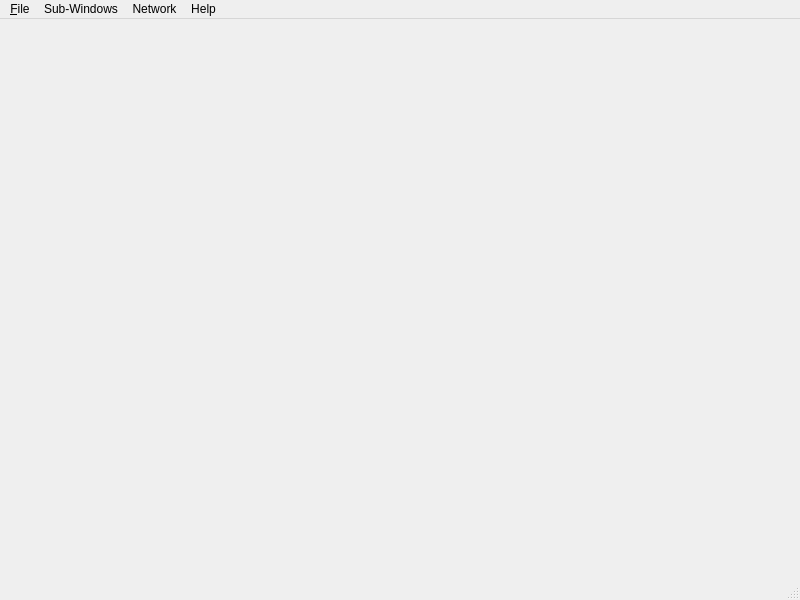
<?xml version="1.0" encoding="UTF-8"?>
<ui version="4.0">
 <class>MainWindow</class>
 <widget class="QMainWindow" name="MainWindow">
  <property name="geometry">
   <rect>
    <x>0</x>
    <y>0</y>
    <width>800</width>
    <height>600</height>
   </rect>
  </property>
  <property name="windowTitle">
   <string>MainWindow</string>
  </property>
  <widget class="QWidget" name="centralwidget"/>
  <widget class="QMenuBar" name="menubar">
   <property name="geometry">
    <rect>
     <x>0</x>
     <y>0</y>
     <width>800</width>
     <height>22</height>
    </rect>
   </property>
   <widget class="QMenu" name="menu_File">
    <property name="title">
     <string>&amp;File</string>
    </property>
    <widget class="QMenu" name="menu_New">
     <property name="title">
      <string>&amp;New</string>
     </property>
     <addaction name="m_newMapAction"/>
     <addaction name="m_newChatAction"/>
     <addaction name="m_newNoteAction"/>
    </widget>
    <widget class="QMenu" name="menu_Open">
     <property name="title">
      <string>&amp;Open</string>
     </property>
     <addaction name="m_openMapAction"/>
     <addaction name="m_openPictureAction"/>
     <addaction name="m_openOnlinePictureAction"/>
     <addaction name="m_openNoteAction"/>
     <addaction name="m_openStoryAction"/>
    </widget>
    <widget class="QMenu" name="m_recentFileMenu">
     <property name="title">
      <string>Recent Files</string>
     </property>
    </widget>
    <addaction name="menu_New"/>
    <addaction name="menu_Open"/>
    <addaction name="m_recentFileMenu"/>
    <addaction name="separator"/>
    <addaction name="m_saveAction"/>
    <addaction name="m_saveAsAction"/>
    <addaction name="m_saveAllAction"/>
    <addaction name="m_saveScenarioAction"/>
    <addaction name="separator"/>
    <addaction name="m_closeAction"/>
    <addaction name="separator"/>
    <addaction name="m_preferencesAction"/>
    <addaction name="separator"/>
    <addaction name="m_quitAction"/>
   </widget>
   <widget class="QMenu" name="m_menuSubWindows">
    <property name="title">
     <string>Sub-Windows</string>
    </property>
    <widget class="QMenu" name="menuReorganize">
     <property name="title">
      <string>Reorganize</string>
     </property>
     <addaction name="m_tabViewAction"/>
     <addaction name="m_cascadeViewAction"/>
     <addaction name="m_tileViewAction"/>
    </widget>
    <widget class="QMenu" name="menuMap">
     <property name="title">
      <string>Map</string>
     </property>
     <addaction name="m_showPcNameAction"/>
     <addaction name="m_showNpcNameAction"/>
     <addaction name="m_showNpcNumberAction"/>
    </widget>
    <addaction name="menuReorganize"/>
    <addaction name="separator"/>
    <addaction name="menuMap"/>
    <addaction name="separator"/>
    <addaction name="m_showMinutesEditorAction"/>
   </widget>
   <widget class="QMenu" name="menuNetwork">
    <property name="title">
     <string>Network</string>
    </property>
    <addaction name="m_connectionAction"/>
    <addaction name="m_disconnectAction"/>
   </widget>
   <widget class="QMenu" name="menuHelp">
    <property name="title">
     <string>Help</string>
    </property>
    <addaction name="m_onlineHelpAction"/>
    <addaction name="separator"/>
    <addaction name="m_aboutAction"/>
   </widget>
   <addaction name="menu_File"/>
   <addaction name="m_menuSubWindows"/>
   <addaction name="menuNetwork"/>
   <addaction name="menuHelp"/>
  </widget>
  <widget class="QStatusBar" name="statusbar"/>
  <action name="m_saveAction">
   <property name="icon">
    <iconset theme="QStyle::SP_FileIcon">
     <normaloff/>
    </iconset>
   </property>
   <property name="text">
    <string>Save</string>
   </property>
   <property name="shortcut">
    <string>Ctrl+S</string>
   </property>
  </action>
  <action name="m_saveAsAction">
   <property name="icon">
    <iconset theme="QStyle::SP_FileIcon">
     <normaloff/>
    </iconset>
   </property>
   <property name="text">
    <string>Save as</string>
   </property>
   <property name="shortcut">
    <string>Ctrl+Shift+S</string>
   </property>
  </action>
  <action name="m_saveAllAction">
   <property name="text">
    <string>Save All</string>
   </property>
   <property name="shortcut">
    <string>Ctrl+Shift+A</string>
   </property>
  </action>
  <action name="m_saveScenarioAction">
   <property name="icon">
    <iconset resource="../rolisteam.qrc">
     <normaloff>:/story.png</normaloff>:/story.png</iconset>
   </property>
   <property name="text">
    <string>Save into Scenario</string>
   </property>
   <property name="shortcut">
    <string>Meta+Ctrl+S</string>
   </property>
  </action>
  <action name="m_closeAction">
   <property name="text">
    <string>Close</string>
   </property>
   <property name="shortcut">
    <string>Ctrl+W</string>
   </property>
  </action>
  <action name="m_preferencesAction">
   <property name="icon">
    <iconset resource="../rolisteam.qrc">
     <normaloff>:/settings.png</normaloff>:/settings.png</iconset>
   </property>
   <property name="text">
    <string>Preferences</string>
   </property>
   <property name="shortcut">
    <string>Ctrl+P</string>
   </property>
  </action>
  <action name="m_quitAction">
   <property name="icon">
    <iconset resource="../rolisteam.qrc">
     <normaloff>:/exit.png</normaloff>:/exit.png</iconset>
   </property>
   <property name="text">
    <string>Quit</string>
   </property>
   <property name="shortcut">
    <string>Ctrl+Q</string>
   </property>
  </action>
  <action name="m_tabViewAction">
   <property name="checkable">
    <bool>true</bool>
   </property>
   <property name="text">
    <string>Tab</string>
   </property>
   <property name="shortcut">
    <string>Alt+O</string>
   </property>
  </action>
  <action name="m_cascadeViewAction">
   <property name="text">
    <string>Cascade</string>
   </property>
   <property name="shortcut">
    <string>Alt+C</string>
   </property>
  </action>
  <action name="m_tileViewAction">
   <property name="text">
    <string>Tile</string>
   </property>
   <property name="shortcut">
    <string>Alt+T</string>
   </property>
  </action>
  <action name="m_connectionAction">
   <property name="text">
    <string>Connection</string>
   </property>
  </action>
  <action name="m_disconnectAction">
   <property name="text">
    <string>Disconnection</string>
   </property>
  </action>
  <action name="m_onlineHelpAction">
   <property name="text">
    <string>Online Help</string>
   </property>
   <property name="shortcut">
    <string>F1</string>
   </property>
  </action>
  <action name="m_aboutAction">
   <property name="text">
    <string>About Rolisteam</string>
   </property>
   <property name="shortcut">
    <string>F12</string>
   </property>
  </action>
  <action name="m_newMapAction">
   <property name="icon">
    <iconset resource="../rolisteam.qrc">
     <normaloff>:/map.png</normaloff>:/map.png</iconset>
   </property>
   <property name="text">
    <string>Map</string>
   </property>
   <property name="shortcut">
    <string>Ctrl+N</string>
   </property>
  </action>
  <action name="m_newChatAction">
   <property name="icon">
    <iconset resource="../rolisteam.qrc">
     <normaloff>:/chat.png</normaloff>:/chat.png</iconset>
   </property>
   <property name="text">
    <string>Chat</string>
   </property>
  </action>
  <action name="m_newNoteAction">
   <property name="icon">
    <iconset resource="../rolisteam.qrc">
     <normaloff>:/notes.png</normaloff>:/notes.png</iconset>
   </property>
   <property name="text">
    <string>Note</string>
   </property>
  </action>
  <action name="m_openMapAction">
   <property name="icon">
    <iconset resource="../rolisteam.qrc">
     <normaloff>:/map.png</normaloff>:/map.png</iconset>
   </property>
   <property name="text">
    <string>Map</string>
   </property>
   <property name="shortcut">
    <string>Ctrl+O</string>
   </property>
  </action>
  <action name="m_openPictureAction">
   <property name="icon">
    <iconset resource="../rolisteam.qrc">
     <normaloff>:/picture.png</normaloff>:/picture.png</iconset>
   </property>
   <property name="text">
    <string>Picture</string>
   </property>
   <property name="shortcut">
    <string>Ctrl+I</string>
   </property>
  </action>
  <action name="m_openNoteAction">
   <property name="icon">
    <iconset resource="../rolisteam.qrc">
     <normaloff>:/notes.png</normaloff>:/notes.png</iconset>
   </property>
   <property name="text">
    <string>Note</string>
   </property>
  </action>
  <action name="m_openStoryAction">
   <property name="icon">
    <iconset resource="../rolisteam.qrc">
     <normaloff>:/story.png</normaloff>:/story.png</iconset>
   </property>
   <property name="text">
    <string>Scenario</string>
   </property>
  </action>
  <action name="m_showPcNameAction">
   <property name="checkable">
    <bool>true</bool>
   </property>
   <property name="checked">
    <bool>true</bool>
   </property>
   <property name="text">
    <string>Show PC Name</string>
   </property>
   <property name="shortcut">
    <string>F5</string>
   </property>
  </action>
  <action name="m_showNpcNameAction">
   <property name="checkable">
    <bool>true</bool>
   </property>
   <property name="checked">
    <bool>true</bool>
   </property>
   <property name="text">
    <string>Show Npc Name</string>
   </property>
   <property name="shortcut">
    <string>F6</string>
   </property>
  </action>
  <action name="m_showNpcNumberAction">
   <property name="checkable">
    <bool>true</bool>
   </property>
   <property name="checked">
    <bool>true</bool>
   </property>
   <property name="text">
    <string>Show Npc Number</string>
   </property>
   <property name="shortcut">
    <string>F7</string>
   </property>
  </action>
  <action name="m_showMinutesEditorAction">
   <property name="checkable">
    <bool>true</bool>
   </property>
   <property name="text">
    <string>Minute Editor</string>
   </property>
   <property name="shortcut">
    <string>Alt+M</string>
   </property>
  </action>
  <action name="m_openOnlinePictureAction">
   <property name="icon">
    <iconset resource="../rolisteam.qrc">
     <normaloff>:/picture.png</normaloff>:/picture.png</iconset>
   </property>
   <property name="text">
    <string>Online Picture</string>
   </property>
  </action>
 </widget>
 <resources>
  <include location="../rolisteam.qrc"/>
 </resources>
 <connections>
  <connection>
   <sender>m_tabViewAction</sender>
   <signal>toggled(bool)</signal>
   <receiver>m_tileViewAction</receiver>
   <slot>setDisabled(bool)</slot>
   <hints>
    <hint type="sourcelabel">
     <x>-1</x>
     <y>-1</y>
    </hint>
    <hint type="destinationlabel">
     <x>-1</x>
     <y>-1</y>
    </hint>
   </hints>
  </connection>
  <connection>
   <sender>m_tabViewAction</sender>
   <signal>toggled(bool)</signal>
   <receiver>m_cascadeViewAction</receiver>
   <slot>setDisabled(bool)</slot>
   <hints>
    <hint type="sourcelabel">
     <x>-1</x>
     <y>-1</y>
    </hint>
    <hint type="destinationlabel">
     <x>-1</x>
     <y>-1</y>
    </hint>
   </hints>
  </connection>
 </connections>
</ui>
